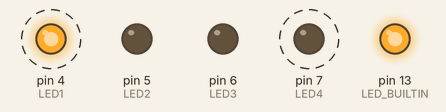
Recording of a sketch running on a simulated Arduino Nano, built with avr-gcc and run on an emulated ATmega328P. On the bench: output pins drawn as LEDs (lit = HIGH). Dashed ring = blinking.

Above: at 0.2 s.
Timing chart, 0 to 3.0 s (numbered marks = the images above):
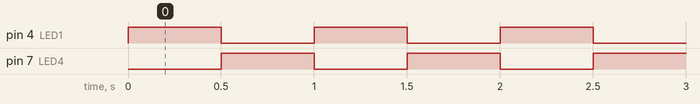

The sketch:

Activity_B02_Timing.ino
```cpp
/* ================================================================================
Beginner Activity 2: Timing (Blocking) [Activity_B02_Timing.ino]
Version: 1.2
Updated: November 24, 2026

Platform: mirobo.tech BEAPER Nano circuit (any configuration)
Requires: BEAPERNano_v1_2.h header file
=================================================================================*/

// IMPORTANT: Make sure that BEAPERNano_v1_2.h is added as a tab in this project.
#include "BEAPERNano_v1_2.h"   // Define BEAPER Nano I/O devices

// ---------------------------------------------------------------
// Setup runs once at power-up
// ---------------------------------------------------------------
void setup()
{
    // Configure Arduino Nano ESP32 status LED as output
    pinMode(LED_BUILTIN, OUTPUT);
    digitalWrite(LED_BUILTIN, HIGH);    // Status LED on

    // Configure BEAPER Nano LEDs as outputs
    pinMode(LED1, OUTPUT);
    pinMode(LED2, OUTPUT);
    pinMode(LED3, OUTPUT);
    pinMode(LED4, OUTPUT);
}

// ---------------------------------------------------------------
// Loop runs forever
// ---------------------------------------------------------------
void loop()
{
    digitalWrite(LED1, HIGH);
    digitalWrite(LED4, LOW);
    delay(500);                 // Wait 0.5 seconds

    digitalWrite(LED1, LOW);
    digitalWrite(LED4, HIGH);
    delay(500);                 // Wait 0.5 seconds
}


/* ================================================================================
Guided Exploration
================================================================================

Timing is fundamental to microcontroller programs, and one way to control
timing is by adding delay instructions to a program. Without delays,
microcontrollers execute instructions in microseconds - far too fast for
people to perceive.

This activity introduces blocking delays, time delays in which no other
processing occurs (future activities will introduce non-blocking delays).
Blinking LEDs, making musical tones, and creating responsive controls are
all made possible by using delays as part of the program.

--------------------------------------------------------------------------------
GE 1 - The Arduino Language Reference
--------------------------------------------------------------------------------

In Activity 1 you learned that the BEAPERNano_v1_2.h header file defines all of
BEAPER Nano's I/O devices. (You can open the file in the editor and view its
contents!)

If the header file describes the hardware, is there something similar that
describes the software functions? How can we know, for example, that
'delay(500)' really delays for 0.5 seconds?

Each Arduino software function is described in the Arduino Language
Reference, found online here:

https://docs.arduino.cc/language-reference/

Open the Language Reference in a browser and look up the delay() function, or
navigate directly to it using this URL:

https://docs.arduino.cc/language-reference/en/functions/time/delay/

Whenever you see a statement with brackets in an Arduino program - such as
'digitalWrite(LED1, HIGH)' or 'delay(500)' - it is calling an Arduino
software function that is documented in the Language Reference. Getting
comfortable finding and reading documentation like this is an important
skill.

--------------------------------------------------------------------------------
GE 2 - Reading function documentation
--------------------------------------------------------------------------------

Read both the Description and the Notes and Warnings sections of the
delay() documentation. What does delay() actually do? What is the
microcontroller doing while delay() is running? Why could this be a
problem for some programs?

--------------------------------------------------------------------------------
GE 3 - Microsecond delays
--------------------------------------------------------------------------------

Arduino also has a 'delayMicroseconds()' function. Look it up in the
Language Reference. Might it be a good idea to use it to replace the 0.5
second delay in this program? Why or why not?

--------------------------------------------------------------------------------
GE 4 - Testing delayMicroseconds()
--------------------------------------------------------------------------------

What do you think might happen if both 'delay(500)' statements in the
program were replaced with 'delayMicroseconds(500)'? Try it! Run the
program and describe what the LEDs are doing.

--------------------------------------------------------------------------------
GE 5 - Generating a tone
--------------------------------------------------------------------------------

While microsecond delays are much too short to see, they can be used to
generate signals at audible frequencies - including sound waves! Some
piezo speakers make a sound when powered on, but the speaker on BEAPER Nano
needs to be rapidly switched on and off to create sound. Let's try it!

First, add this statement to the setup() function to configure the pin
connected to piezo speaker LS1 as an output:

Example code:

pinMode(LS1, OUTPUT);

Next, replace the entire loop() function with this one:

Example code:

void loop()
{
    digitalWrite(LS1, HIGH);
    delayMicroseconds(1136);
    digitalWrite(LS1, LOW);
    delayMicroseconds(1136);
}

Run the program. It should produce a 440Hz tone. Each half-cycle of the
sound wave lasts 1136 microseconds, so the full period is 1136 + 1136 =
2272 microseconds. Since frequency = 1 ÷ period, that gives 1,000,000 ÷
2272 ≈ 440Hz — the musical note A4.

Are the LEDs still flashing while the sound is playing? Stop the program
to stop the tone, then think about what the program is actually doing.
Explain what is happening and why the LEDs are no longer blinking.

--------------------------------------------------------------------------------
GE 6 - The tone() and noTone() functions
--------------------------------------------------------------------------------

There is an easier and more flexible way to produce tones using Arduino's
built-in tone() and noTone() functions.

Replace the loop() function added in GE 5 with this one, which restores
the LED blinking and adds tone() calls:

Example code:

void loop()
{
    digitalWrite(LED1, HIGH);
    digitalWrite(LED4, LOW);
    tone(LS1, 440, 500);
    delay(500);                 // Wait 0.5 seconds

    digitalWrite(LED1, LOW);
    digitalWrite(LED4, HIGH);
    tone(LS1, 523, 500);
    delay(500);                 // Wait 0.5 seconds
}

Look up the tone() function in the Language Reference. What do its three
parameters represent? Notice that tone() specifies a duration - do you
think the separate delay() call is still needed, or does tone() already
handle the timing? Try removing one of the delay() calls to find out.

You can call noTone(LS1) at any point to stop a tone immediately. When you
stop the program, the tone may continue playing because it runs on a
hardware timer that keeps going independently of the program loop. Press
the reset button, or call noTone(), to silence it.


================================================================================
Extension Activities
================================================================================

Notice that this program has two distinct sections: statements inside
setup() that run once at power-up, followed by statements inside loop()
that repeat forever. This setup-then-loop pattern appears in virtually
every Arduino program you will write - use setup() for anything that
should happen only once at startup, such as configuring pins and turning
on status indicators, and loop() for everything that should keep running.

--------------------------------------------------------------------------------
EA 1 - Simulate a start-up sequence
--------------------------------------------------------------------------------

Simulate a machine's start-up and operation by lighting one LED for two
seconds after the program starts. After the two-second delay, have the
program blink a second LED once per second.

--------------------------------------------------------------------------------
EA 2 - Create an LED pattern
--------------------------------------------------------------------------------

Create an animated light pattern using the four on-board LEDs. It could
light and extinguish the four LEDs in sequence, chase a lit LED across the
four positions or back-and-forth, or make a more unique or artistic
pattern - it's up to you!

--------------------------------------------------------------------------------
EA 3 - Binary counting
--------------------------------------------------------------------------------

Really old computers used lights to show binary values. Try to simulate a
binary counting sequence using BEAPER Nano's LEDs.

--------------------------------------------------------------------------------
EA 4 - Compose a tune
--------------------------------------------------------------------------------

Create a musical sequence of tones or a short song that repeats after a
short pause.

*/
```

Source omitted: BEAPERNano_v1_2.h (11771 bytes)

Measured:
- by itself, pin 4 (LED1), pin 7 (LED4): alternates HIGH for 0.50 s and LOW for 0.50 s
